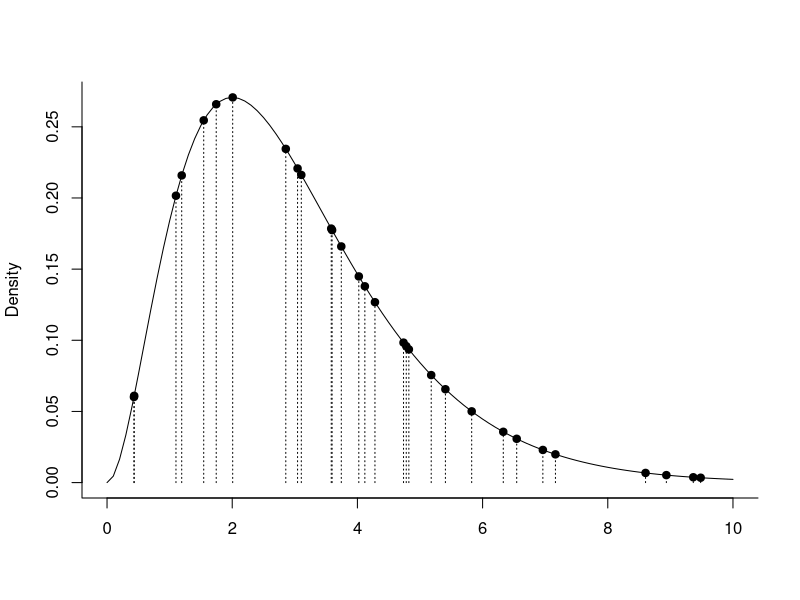

Write the R code that produced this figure.
curve(dgamma(x, 3, 1), 0, 10, bty = "l", 
      ylab  = "Density", xlab = "")
x = runif(30, 0, 10)
y = dgamma(x, 3, 1)

points(x, y, pch = 19)

for(i in 1:length(x)){
  lines(c(x[i], x[i]), c(0, y[i]), lty = 3)
}
